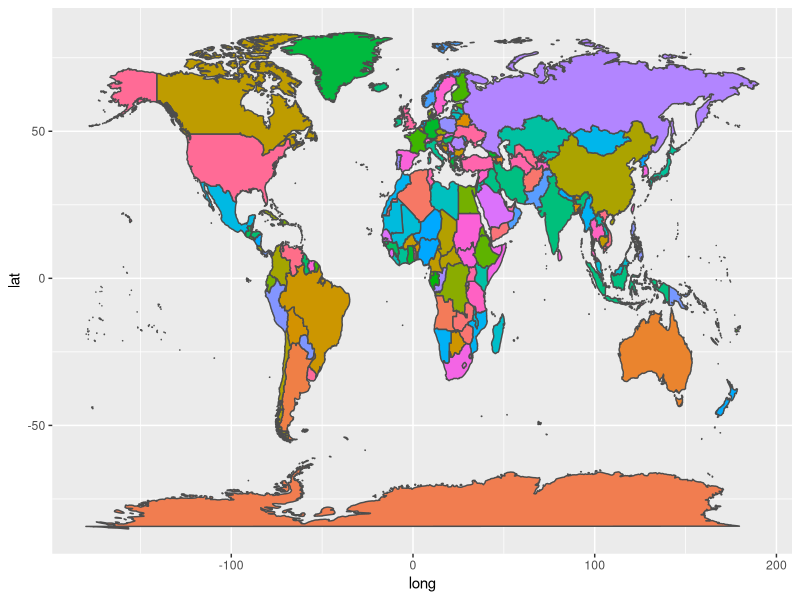

The R script that drew this image:
## mapping in R 

## Joh Karuitha 

## Load required packages ----

library(tidyverse)

library(maps)

library(mapproj)

## Load the world coordinates ----

world_map_data <- map_data("world") %>% 
        
        tibble()

head(world_map_data)


## Draw a map ----

world_map_data %>% 
        
        ggplot(mapping = aes(x = long, y = lat, map_id = region, fill = region)) + 
        
        geom_map(map = world_map_data, col = "gray30", show.legend = FALSE) 

##coord_map(projection = "mercator", orientation = c(0,38,0))
